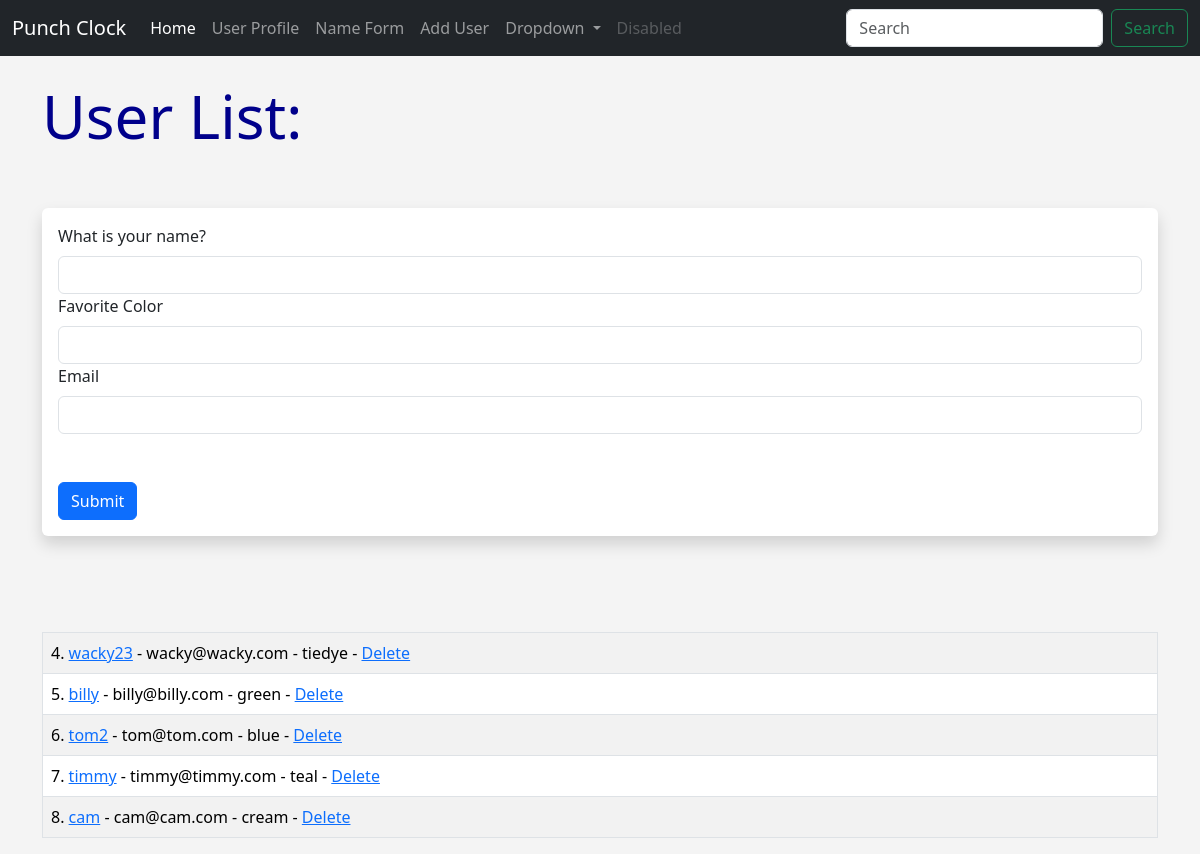
Screenshot of /user/add with the database file from the repository.
### hello.py (models this page shows, shortened)
class Users(db.Model):
    id = db.Column(db.Integer, primary_key=True)
    name = db.Column(db.String(200), nullable=False)
    email = db.Column(db.String(100), nullable=False, unique=True)
    date_added = db.Column(db.DateTime, default=datetime.utcnow)
    fav_color = db.Column(db.String(120))
    punches = db.relationship('Punches', backref='users', lazy=True)

### hello.py (the view, shortened to what this page needs)
@app.route('/user/add', methods=['GET', 'POST'])
def add_user():
    name = None
    form = UserForm()
    our_users = Users.query.order_by(Users.date_added)
    return render_template("add_user.html",
                           form=form,
                           name=name,
                           our_users=our_users)

### hello.py
class UserForm(FlaskForm):
    name = StringField("What is your name?", validators=[DataRequired()])
    email = StringField("Email", validators=[DataRequired(),Email()])
    fav_color = StringField("Favorite Color")
    submit = SubmitField("Submit")

### templates/add_user.html (shortened to what this page needs)
{% extends 'base.html' %}
{% block content %}
{% if name %}
    <h1>User Added!!</h1>
    <br/><br/>
<table class="table table-hover table-bordered table-striped">
    {% for our_user in our_users %}
<tr>
    <td>{{our_user.id}}. <a href="{{ url_for('update', id=our_user.id) }}"> {{our_user.name }}</a> - {{our_user.email}} - {{our_user.fav_color}} - <a href="{{ url_for('delete', id=our_user.id) }}">Delete</a></td>
</tr>
    {% endfor %}
</table>
{% else %}
    <h1>User List:</h1>
    <br/><br/>
<div class="shadow p-3 mb-5 bg-body rounded">
    <form method="POST">
        {{ form.name.label(class="form-label") }}
        {{ form.name(class="form-control") }}
        {{ form.fav_color.label(class="form-label") }}
        {{ form.fav_color(class="form-control") }}
        {{ form.email.label(class="form-label") }}
        {{ form.email(class="form-control") }}
        <br/><br/>
        {{ form.submit(class="btn btn-primary") }}
    </form>
</div>
<br/><br/>
<table class="table table-hover table-bordered table-striped">
{% for our_user in our_users %}
<tr>
    <td>{{our_user.id}}. <a href="{{ url_for('update', id=our_user.id) }}"> {{our_user.name }}</a> - {{our_user.email}} - {{our_user.fav_color}} - <a href="{{ url_for('delete', id=our_user.id) }}">Delete</a></td>
</tr>
{% endfor %}
</table>
{% endif %}
{% endblock %}

### templates/base.html (shortened to what this page needs)
<!doctype html>
<html lang="en">
  <head>
    <link href="https://cdn.jsdelivr.net/npm/bootstrap@5.3.2/dist/css/bootstrap.min.css" rel="stylesheet">
    <link href="{{ url_for('static', filename='css/style.css')}}" rel="stylesheet">
  </head>
  <body>
    {% include 'navbar.html' %}
    <br/>
    <div class="container">
        {% block content %}
        {% endblock %}
    </div>
  </body>
</html>

### templates/navbar.html (shortened to what this page needs)
<nav class="navbar navbar-expand-lg navbar-dark bg-dark">
    <div class="container-fluid">
      <a class="navbar-brand" href="{{ url_for('index') }}">Punch Clock</a>
      <div class="collapse navbar-collapse" id="navbarSupportedContent">
        <ul class="navbar-nav me-auto mb-2 mb-lg-0">
          <li class="nav-item">
            <a class="nav-link active" aria-current="page" href="{{ url_for('index') }}">Home</a>
          </li>
          <li class="nav-item">
            <a class="nav-link" href="{{ url_for('user', name='John') }}">User Profile</a>
          </li>
          <li class="nav-item">
            <a class="nav-link" href="{{ url_for('name') }}">Name Form</a>
          </li>
          <li class="nav-item">
            <a class="nav-link" href="{{ url_for('add_user') }}">Add User</a>
          </li>
          <li class="nav-item dropdown">
            <a class="nav-link dropdown-toggle" href="#" role="button" data-bs-toggle="dropdown" aria-expanded="false">
              Dropdown
            </a>
          </li>
          <li class="nav-item">
            <a class="nav-link disabled" aria-disabled="true">Disabled</a>
          </li>
        </ul>
        <form class="d-flex" role="search">
          <input class="form-control me-2" type="search" placeholder="Search" aria-label="Search">
          <button class="btn btn-outline-success" type="submit">Search</button>
        </form>
      </div>
    </div>
  </nav>

### static/css/style.css (style rules this page uses)
h1 { color: darkblue; font-size:60px; }
body { background: #f4f4f4; }

### rows the page displays
Users: id "4", name "wacky23", email "wacky@wacky.com", fav_color "tiedye"
Users: id "5", name "billy", email "billy@billy.com", fav_color "green"
Users: id "6", name "tom2", email "tom@tom.com", fav_color "blue"
Users: id "7", name "timmy", email "timmy@timmy.com", fav_color "teal"
Users: id "8", name "cam", email "cam@cam.com", fav_color "cream"
